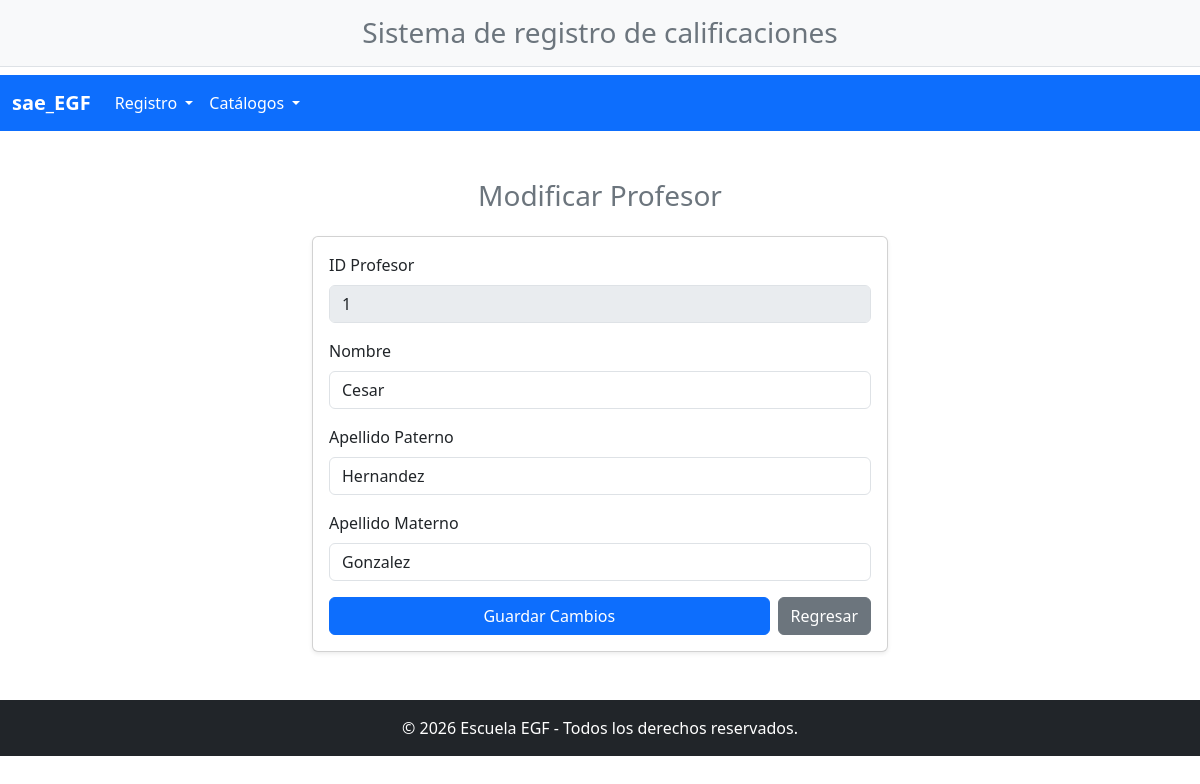
The app's page /modificaciones/Modif_profesores.php?idprofesor=1 with its own data.
### tables this page shows
CREATE TABLE `profesor` (
  `id_profesor` int(11) NOT NULL,
  `N_control_profesor` varchar(15) NOT NULL,
  `nombre_profesor` varchar(15) NOT NULL,
  `A_paterno_profesor` text NOT NULL,
  `A_materno_profesor` varchar(15) NOT NULL,
  `Domicilio_profesor` varchar(80) NOT NULL,
  `mail_profesor` varchar(50) NOT NULL,
  `telefono_profesor` varchar(35) NOT NULL,
  `estatus_profesor` varchar(4) NOT NULL DEFAULT 'ALTA'
);

### modificaciones/Modif_profesores.php (the view, shortened to what this page needs)
<?php
include ("../navegacion/header.php");
include ("../navegacion/navegacion.php");
include ("../conexion.php");
$idprofesor = isset($_GET['idprofesor']) ? intval($_GET['idprofesor']) : 0;
$res = mysqli_query($conn, "SELECT * FROM profesor WHERE id_profesor = $idprofesor");
$profesor = mysqli_fetch_assoc($res);
?>
<div class="container my-5" style="max-width: 600px;">
    <h3 class="text-center mb-4 text-secondary">Modificar Profesor</h3>
    <?php if ($profesor): ?>
    <form action="Modif_profesores.php?idprofesor=<?php echo $idprofesor; ?>" method="POST" class="card card-body shadow-sm">
        <div class="mb-3">
            <label class="form-label">ID Profesor</label>
            <input type="text" class="form-control" value="<?php echo $profesor['id_profesor']; ?>" disabled>
        </div>
        <div class="mb-3">
            <label class="form-label">Nombre</label>
            <input type="text" class="form-control" name="nombre_profesor" value="<?php echo $profesor['nombre_profesor']; ?>" required>
        </div>
        <div class="mb-3">
            <label class="form-label">Apellido Paterno</label>
            <input type="text" class="form-control" name="A_paterno_profesor" value="<?php echo $profesor['A_paterno_profesor']; ?>" required>
        </div>
        <div class="mb-3">
            <label class="form-label">Apellido Materno</label>
            <input type="text" class="form-control" name="A_materno_profesor" value="<?php echo $profesor['A_materno_profesor']; ?>" required>
        </div>
        <div class="d-flex gap-2">
            <button type="submit" class="btn btn-primary w-100">Guardar Cambios</button>
            <a href="../Crude/crudeprofesores.php" class="btn btn-secondary">Regresar</a>
        </div>
    </form>
    <?php else: ?>
        <p class="text-center text-danger">Profesor no encontrado.</p>
    <?php endif; ?>
</div>
<?php
include ("../navegacion/footer.php");
?>

### records on screen
profesor: id_profesor "1", nombre_profesor "Cesar", A_paterno_profesor "Hernandez", A_materno_profesor "Gonzalez"
